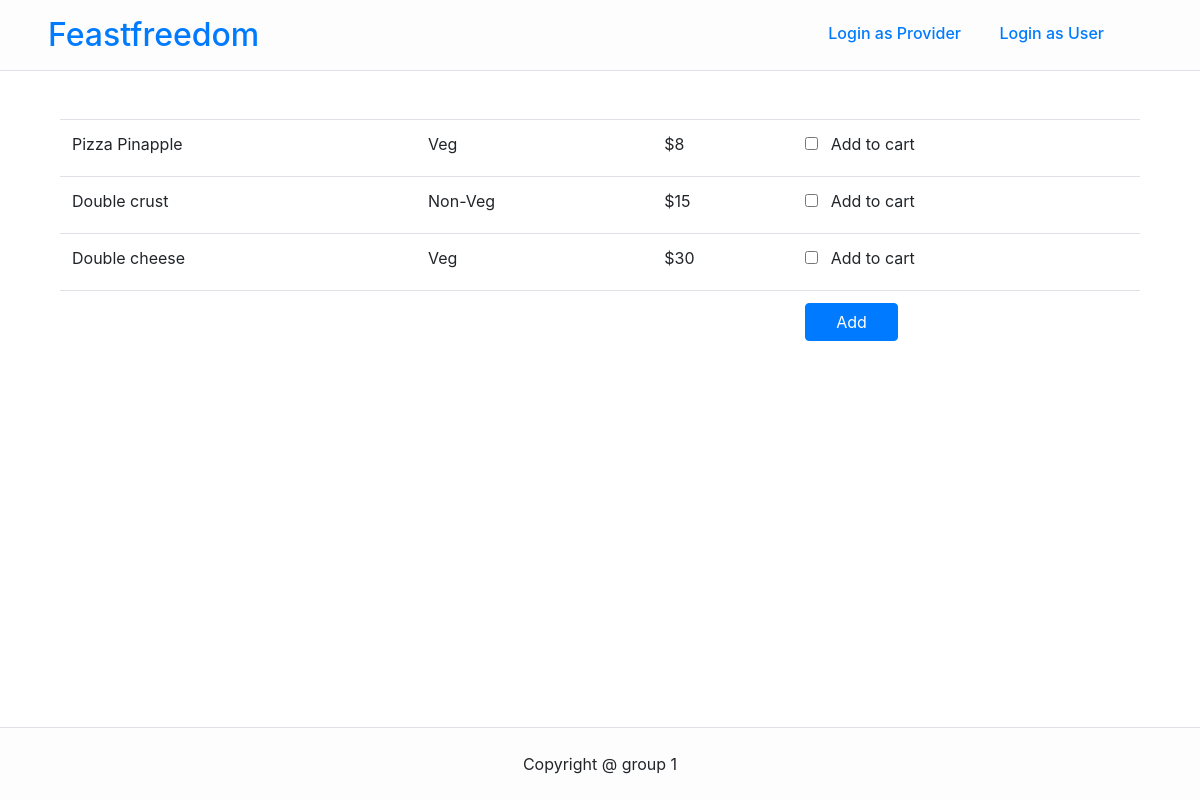
Screenshot of /provider/1 with the database file from the repository.
### service_provider/models.py (models this page shows)
class Menu(models.Model):
    kit_id = models.ForeignKey(Kitchen, null=False, related_name="kitchen",on_delete = models.CASCADE)
    veg = models.BooleanField(default = False)
    price = models.IntegerField(default=0)
    item_name=models.CharField(max_length=200)

### service_provider/views.py (the view)
# urls.py: url(r'^(?P<id>\w+)$', views.kitchen_detail, name='kitchen_detail'),
def kitchen_detail(request, id):
    provider = Provider.objects.get(id=id)
    kitchen = Kitchen.objects.get(provider_id = provider)
    dishes = Menu.objects.filter(kit_id = kitchen)
    quantity = 0
    if not 'old_dishes' in request.session or not request.session['old_dishes']:
        quanity = 0
    else:
        quantity = len(request.session['old_dishes'])
    return render(request,'service_provider/kitchen_detail.html',{'dishes':dishes,'quantity':quantity})

### feastfreedom/templates/service_provider/kitchen_detail.html
{% extends "base.html" %}
{% block content %}
<div class="container">
    <form method="post" action="/cart/">{% csrf_token %}
    <table class="table">
    {% for dish in dishes %}
        <tr>
            <td>{{dish.item_name}}</td>
            {% if dish.veg %}
            <td>Veg</td>
            {% endif %}
            {% if not dish.veg %}
            <td>Non-Veg</td>
            {% endif %}
            <td>${{dish.price}}</td>
            <td><label><input type="checkbox" name="items" value="{{dish.id}}"> <span class="pl-2">Add to cart</span></label></td>
        </tr>
    {% endfor %}
        <tr>
            <td></td>
            <td></td>
            <td></td>
            <td colspan="2"><button class="btn btn-primary" type="submit">&nbsp &nbsp Add &nbsp &nbsp</button></td>
        </tr>
    </table>
</form>
</div>
{% endblock %}

### rows the page displays
Menu: item_name "Pizza Pinapple", veg "Veg", price "8"
Menu: item_name "Double crust", veg "Non-Veg", price "15"
Menu: item_name "Double cheese", veg "Veg", price "30"
